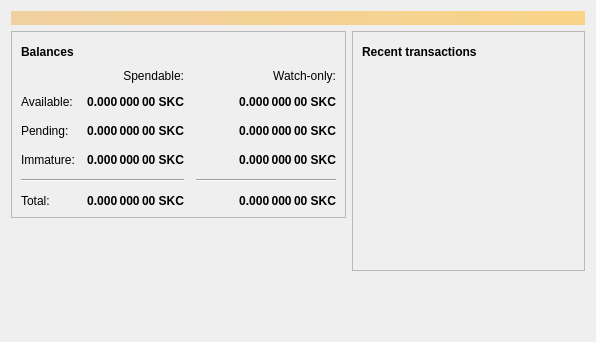
<?xml version="1.0" encoding="UTF-8"?>
<ui version="4.0">
 <class>OverviewPage</class>
 <widget class="QWidget" name="OverviewPage">
  <property name="geometry">
   <rect>
    <x>0</x>
    <y>0</y>
    <width>596</width>
    <height>342</height>
   </rect>
  </property>
  <property name="windowTitle">
   <string>Form</string>
  </property>
  <layout class="QVBoxLayout" name="topLayout">
   <item>
    <widget class="QLabel" name="labelAlerts">
     <property name="visible">
      <bool>false</bool>
     </property>
     <property name="styleSheet">
      <string notr="true">QLabel { background-color: qlineargradient(x1: 0, y1: 0, x2: 1, y2: 0, stop:0 #F0D0A0, stop:1 #F8D488); color:#000000; }</string>
     </property>
     <property name="wordWrap">
      <bool>true</bool>
     </property>
     <property name="margin">
      <number>3</number>
     </property>
     <property name="textInteractionFlags">
      <set>Qt::TextSelectableByMouse</set>
     </property>
    </widget>
   </item>
   <item>
    <layout class="QHBoxLayout" name="horizontalLayout" stretch="1,1">
     <item>
      <layout class="QVBoxLayout" name="verticalLayout_2">
       <item>
        <widget class="QFrame" name="frame">
         <property name="frameShape">
          <enum>QFrame::StyledPanel</enum>
         </property>
         <property name="frameShadow">
          <enum>QFrame::Raised</enum>
         </property>
         <layout class="QVBoxLayout" name="verticalLayout_4">
          <item>
           <layout class="QHBoxLayout" name="horizontalLayout_4">
            <item>
             <widget class="QLabel" name="label_5">
              <property name="font">
               <font>
                <weight>75</weight>
                <bold>true</bold>
               </font>
              </property>
              <property name="text">
               <string>Balances</string>
              </property>
             </widget>
            </item>
            <item>
             <widget class="QPushButton" name="labelWalletStatus">
              <property name="enabled">
               <bool>true</bool>
              </property>
              <property name="maximumSize">
               <size>
                <width>30</width>
                <height>16777215</height>
               </size>
              </property>
              <property name="toolTip">
               <string>The displayed information may be out of date. Your wallet automatically synchronizes with the Skullcoin network after a connection is established, but this process has not completed yet.</string>
              </property>
              <property name="text">
               <string/>
              </property>
              <property name="icon">
               <iconset resource="../bitcoin.qrc">
                <normaloff>:/icons/warning</normaloff>
                <disabledoff>:/icons/warning</disabledoff>:/icons/warning</iconset>
              </property>
              <property name="iconSize">
               <size>
                <width>24</width>
                <height>24</height>
               </size>
              </property>
              <property name="flat">
               <bool>true</bool>
              </property>
             </widget>
            </item>
            <item>
             <spacer name="horizontalSpacer_3">
              <property name="orientation">
               <enum>Qt::Horizontal</enum>
              </property>
              <property name="sizeHint" stdset="0">
               <size>
                <width>40</width>
                <height>20</height>
               </size>
              </property>
             </spacer>
            </item>
           </layout>
          </item>
          <item>
           <layout class="QGridLayout" name="gridLayout">
            <property name="spacing">
             <number>12</number>
            </property>
            <item row="2" column="2">
             <widget class="QLabel" name="labelWatchPending">
              <property name="font">
               <font>
                <weight>75</weight>
                <bold>true</bold>
               </font>
              </property>
              <property name="cursor">
               <cursorShape>IBeamCursor</cursorShape>
              </property>
              <property name="toolTip">
               <string>Unconfirmed transactions to watch-only addresses</string>
              </property>
              <property name="text">
               <string notr="true">0.000 000 00 SKC</string>
              </property>
              <property name="alignment">
               <set>Qt::AlignRight|Qt::AlignTrailing|Qt::AlignVCenter</set>
              </property>
              <property name="textInteractionFlags">
               <set>Qt::LinksAccessibleByMouse|Qt::TextSelectableByKeyboard|Qt::TextSelectableByMouse</set>
              </property>
             </widget>
            </item>
            <item row="2" column="1">
             <widget class="QLabel" name="labelUnconfirmed">
              <property name="font">
               <font>
                <weight>75</weight>
                <bold>true</bold>
               </font>
              </property>
              <property name="cursor">
               <cursorShape>IBeamCursor</cursorShape>
              </property>
              <property name="toolTip">
               <string>Total of transactions that have yet to be confirmed, and do not yet count toward the spendable balance</string>
              </property>
              <property name="text">
               <string notr="true">0.000 000 00 SKC</string>
              </property>
              <property name="alignment">
               <set>Qt::AlignRight|Qt::AlignTrailing|Qt::AlignVCenter</set>
              </property>
              <property name="textInteractionFlags">
               <set>Qt::LinksAccessibleByMouse|Qt::TextSelectableByKeyboard|Qt::TextSelectableByMouse</set>
              </property>
             </widget>
            </item>
            <item row="3" column="2">
             <widget class="QLabel" name="labelWatchImmature">
              <property name="font">
               <font>
                <weight>75</weight>
                <bold>true</bold>
               </font>
              </property>
              <property name="cursor">
               <cursorShape>IBeamCursor</cursorShape>
              </property>
              <property name="toolTip">
               <string>Mined balance in watch-only addresses that has not yet matured</string>
              </property>
              <property name="text">
               <string notr="true">0.000 000 00 SKC</string>
              </property>
              <property name="alignment">
               <set>Qt::AlignRight|Qt::AlignTrailing|Qt::AlignVCenter</set>
              </property>
              <property name="textInteractionFlags">
               <set>Qt::LinksAccessibleByMouse|Qt::TextSelectableByKeyboard|Qt::TextSelectableByMouse</set>
              </property>
             </widget>
            </item>
            <item row="4" column="0" colspan="2">
             <widget class="Line" name="line">
              <property name="orientation">
               <enum>Qt::Horizontal</enum>
              </property>
             </widget>
            </item>
            <item row="4" column="2">
             <widget class="Line" name="lineWatchBalance">
              <property name="sizePolicy">
               <sizepolicy hsizetype="Preferred" vsizetype="Fixed">
                <horstretch>0</horstretch>
                <verstretch>0</verstretch>
               </sizepolicy>
              </property>
              <property name="minimumSize">
               <size>
                <width>140</width>
                <height>0</height>
               </size>
              </property>
              <property name="orientation">
               <enum>Qt::Horizontal</enum>
              </property>
             </widget>
            </item>
            <item row="5" column="0">
             <widget class="QLabel" name="labelTotalText">
              <property name="text">
               <string>Total:</string>
              </property>
             </widget>
            </item>
            <item row="3" column="1">
             <widget class="QLabel" name="labelImmature">
              <property name="font">
               <font>
                <weight>75</weight>
                <bold>true</bold>
               </font>
              </property>
              <property name="cursor">
               <cursorShape>IBeamCursor</cursorShape>
              </property>
              <property name="toolTip">
               <string>Mined balance that has not yet matured</string>
              </property>
              <property name="text">
               <string notr="true">0.000 000 00 SKC</string>
              </property>
              <property name="alignment">
               <set>Qt::AlignRight|Qt::AlignTrailing|Qt::AlignVCenter</set>
              </property>
              <property name="textInteractionFlags">
               <set>Qt::LinksAccessibleByMouse|Qt::TextSelectableByKeyboard|Qt::TextSelectableByMouse</set>
              </property>
             </widget>
            </item>
            <item row="2" column="3">
             <spacer name="horizontalSpacer_2">
              <property name="orientation">
               <enum>Qt::Horizontal</enum>
              </property>
              <property name="sizeHint" stdset="0">
               <size>
                <width>40</width>
                <height>20</height>
               </size>
              </property>
             </spacer>
            </item>
            <item row="3" column="0">
             <widget class="QLabel" name="labelImmatureText">
              <property name="text">
               <string>Immature:</string>
              </property>
             </widget>
            </item>
            <item row="5" column="1">
             <widget class="QLabel" name="labelTotal">
              <property name="font">
               <font>
                <weight>75</weight>
                <bold>true</bold>
               </font>
              </property>
              <property name="cursor">
               <cursorShape>IBeamCursor</cursorShape>
              </property>
              <property name="toolTip">
               <string>Your current total balance</string>
              </property>
              <property name="text">
               <string notr="true">0.000 000 00 SKC</string>
              </property>
              <property name="alignment">
               <set>Qt::AlignRight|Qt::AlignTrailing|Qt::AlignVCenter</set>
              </property>
              <property name="textInteractionFlags">
               <set>Qt::LinksAccessibleByMouse|Qt::TextSelectableByKeyboard|Qt::TextSelectableByMouse</set>
              </property>
             </widget>
            </item>
            <item row="5" column="2">
             <widget class="QLabel" name="labelWatchTotal">
              <property name="font">
               <font>
                <weight>75</weight>
                <bold>true</bold>
               </font>
              </property>
              <property name="cursor">
               <cursorShape>IBeamCursor</cursorShape>
              </property>
              <property name="toolTip">
               <string>Current total balance in watch-only addresses</string>
              </property>
              <property name="text">
               <string notr="true">0.000 000 00 SKC</string>
              </property>
              <property name="alignment">
               <set>Qt::AlignRight|Qt::AlignTrailing|Qt::AlignVCenter</set>
              </property>
              <property name="textInteractionFlags">
               <set>Qt::LinksAccessibleByMouse|Qt::TextSelectableByKeyboard|Qt::TextSelectableByMouse</set>
              </property>
             </widget>
            </item>
            <item row="0" column="2">
             <widget class="QLabel" name="labelWatchonly">
              <property name="text">
               <string>Watch-only:</string>
              </property>
              <property name="alignment">
               <set>Qt::AlignRight|Qt::AlignTrailing|Qt::AlignVCenter</set>
              </property>
             </widget>
            </item>
            <item row="1" column="0">
             <widget class="QLabel" name="labelBalanceText">
              <property name="text">
               <string>Available:</string>
              </property>
             </widget>
            </item>
            <item row="1" column="1">
             <widget class="QLabel" name="labelBalance">
              <property name="font">
               <font>
                <weight>75</weight>
                <bold>true</bold>
               </font>
              </property>
              <property name="cursor">
               <cursorShape>IBeamCursor</cursorShape>
              </property>
              <property name="toolTip">
               <string>Your current spendable balance</string>
              </property>
              <property name="text">
               <string notr="true">0.000 000 00 SKC</string>
              </property>
              <property name="alignment">
               <set>Qt::AlignRight|Qt::AlignTrailing|Qt::AlignVCenter</set>
              </property>
              <property name="textInteractionFlags">
               <set>Qt::LinksAccessibleByMouse|Qt::TextSelectableByKeyboard|Qt::TextSelectableByMouse</set>
              </property>
             </widget>
            </item>
            <item row="1" column="2">
             <widget class="QLabel" name="labelWatchAvailable">
              <property name="font">
               <font>
                <weight>75</weight>
                <bold>true</bold>
               </font>
              </property>
              <property name="cursor">
               <cursorShape>IBeamCursor</cursorShape>
              </property>
              <property name="toolTip">
               <string>Your current balance in watch-only addresses</string>
              </property>
              <property name="text">
               <string notr="true">0.000 000 00 SKC</string>
              </property>
              <property name="alignment">
               <set>Qt::AlignRight|Qt::AlignTrailing|Qt::AlignVCenter</set>
              </property>
              <property name="textInteractionFlags">
               <set>Qt::LinksAccessibleByMouse|Qt::TextSelectableByKeyboard|Qt::TextSelectableByMouse</set>
              </property>
             </widget>
            </item>
            <item row="2" column="0">
             <widget class="QLabel" name="labelPendingText">
              <property name="text">
               <string>Pending:</string>
              </property>
             </widget>
            </item>
            <item row="0" column="1">
             <widget class="QLabel" name="labelSpendable">
              <property name="text">
               <string>Spendable:</string>
              </property>
              <property name="alignment">
               <set>Qt::AlignRight|Qt::AlignTrailing|Qt::AlignVCenter</set>
              </property>
             </widget>
            </item>
           </layout>
          </item>
         </layout>
        </widget>
       </item>
       <item>
        <spacer name="verticalSpacer">
         <property name="orientation">
          <enum>Qt::Vertical</enum>
         </property>
         <property name="sizeHint" stdset="0">
          <size>
           <width>20</width>
           <height>40</height>
          </size>
         </property>
        </spacer>
       </item>
      </layout>
     </item>
     <item>
      <layout class="QVBoxLayout" name="verticalLayout_3">
       <item>
        <widget class="QFrame" name="frame_2">
         <property name="frameShape">
          <enum>QFrame::StyledPanel</enum>
         </property>
         <property name="frameShadow">
          <enum>QFrame::Raised</enum>
         </property>
         <layout class="QVBoxLayout" name="verticalLayout">
          <item>
           <layout class="QHBoxLayout" name="horizontalLayout_2">
            <item>
             <widget class="QLabel" name="label_4">
              <property name="font">
               <font>
                <weight>75</weight>
                <bold>true</bold>
               </font>
              </property>
              <property name="text">
               <string>Recent transactions</string>
              </property>
             </widget>
            </item>
            <item>
             <widget class="QPushButton" name="labelTransactionsStatus">
              <property name="enabled">
               <bool>true</bool>
              </property>
              <property name="maximumSize">
               <size>
                <width>30</width>
                <height>16777215</height>
               </size>
              </property>
              <property name="toolTip">
               <string>The displayed information may be out of date. Your wallet automatically synchronizes with the Skullcoin network after a connection is established, but this process has not completed yet.</string>
              </property>
              <property name="text">
               <string/>
              </property>
              <property name="icon">
               <iconset resource="../bitcoin.qrc">
                <normaloff>:/icons/warning</normaloff>
                <disabledoff>:/icons/warning</disabledoff>:/icons/warning</iconset>
              </property>
              <property name="iconSize">
               <size>
                <width>24</width>
                <height>24</height>
               </size>
              </property>
              <property name="flat">
               <bool>true</bool>
              </property>
             </widget>
            </item>
            <item>
             <spacer name="horizontalSpacer">
              <property name="orientation">
               <enum>Qt::Horizontal</enum>
              </property>
              <property name="sizeHint" stdset="0">
               <size>
                <width>40</width>
                <height>20</height>
               </size>
              </property>
             </spacer>
            </item>
           </layout>
          </item>
          <item>
           <widget class="QListView" name="listTransactions">
            <property name="styleSheet">
             <string notr="true">QListView { background: transparent; }</string>
            </property>
            <property name="frameShape">
             <enum>QFrame::NoFrame</enum>
            </property>
            <property name="verticalScrollBarPolicy">
             <enum>Qt::ScrollBarAlwaysOff</enum>
            </property>
            <property name="horizontalScrollBarPolicy">
             <enum>Qt::ScrollBarAlwaysOff</enum>
            </property>
            <property name="selectionMode">
             <enum>QAbstractItemView::NoSelection</enum>
            </property>
           </widget>
          </item>
         </layout>
        </widget>
       </item>
       <item>
        <spacer name="verticalSpacer_2">
         <property name="orientation">
          <enum>Qt::Vertical</enum>
         </property>
         <property name="sizeHint" stdset="0">
          <size>
           <width>20</width>
           <height>40</height>
          </size>
         </property>
        </spacer>
       </item>
      </layout>
     </item>
    </layout>
   </item>
  </layout>
 </widget>
 <resources/>
 <connections/>
</ui>
